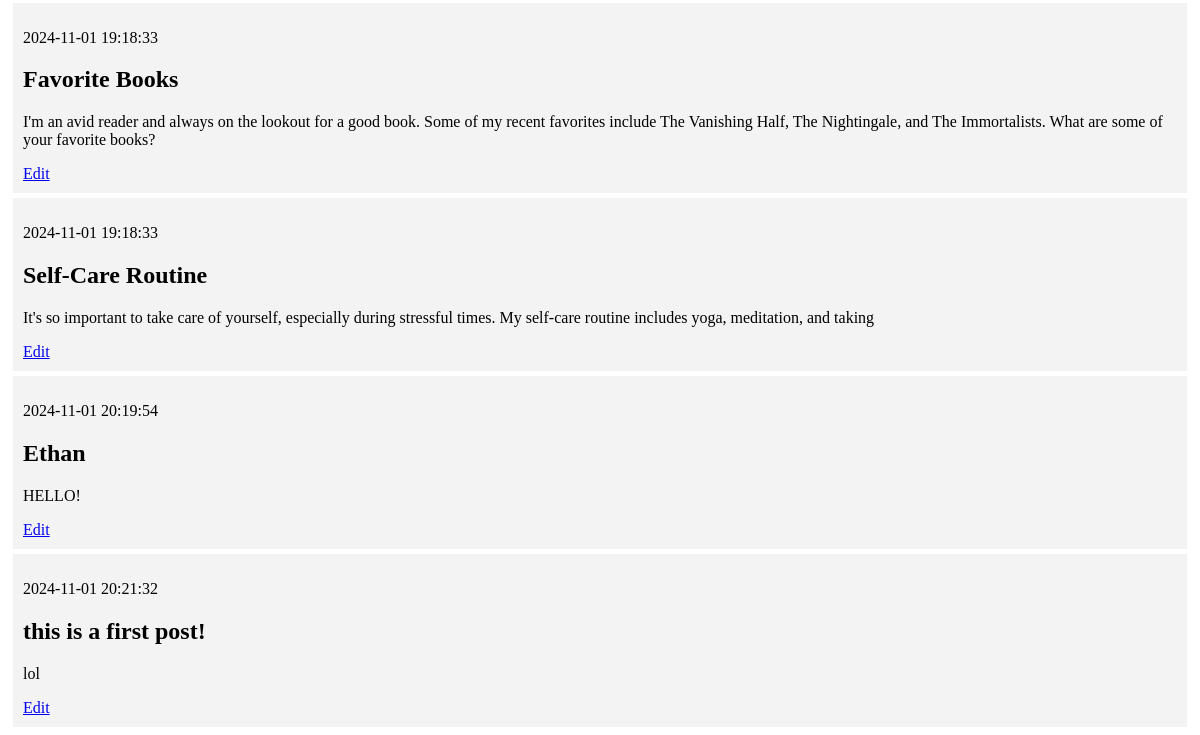
Before: / (lower part) with the older database file.
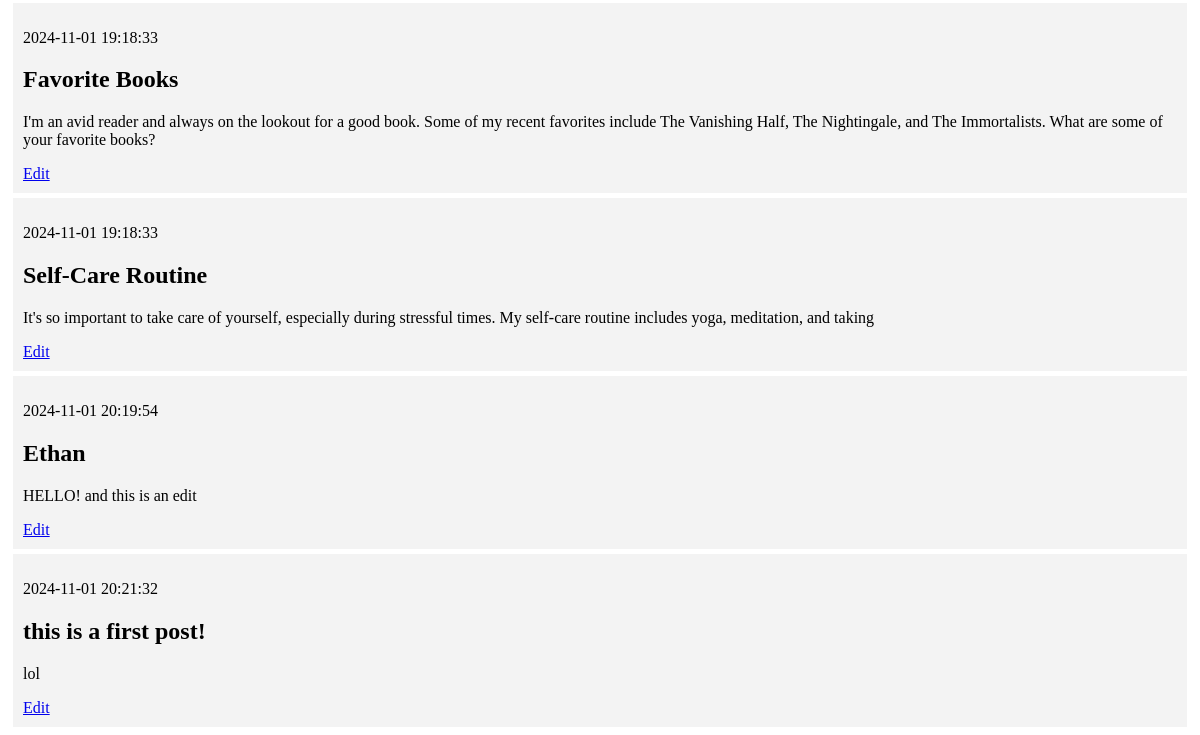
After: the same page with the newer database file.
### tables this page shows
CREATE TABLE posts (
    id INTEGER PRIMARY KEY AUTOINCREMENT,
    created TIMESTAMP NOT NULL DEFAULT CURRENT_TIMESTAMP,
    title TEXT NOT NULL,
    content TEXT NOT NULL
);

### app.py (the view)
@app.route('/')
def index():
    conn=  get_db_connection()
    posts = conn.execute('SELECT * FROM posts').fetchall()
    conn.close()
    return render_template('index.html', posts=posts)

### app.py (called while the page is built)
def get_db_connection():
    conn = sqlite3.connect('database.db')
    conn.row_factory = sqlite3.Row
    return conn

### templates/index.html (shortened to what this page needs)
{% extends 'base.html' %}
{% block content %}
    {% for post in posts %}
        <div class='post'>
            <p>{{ post['created'] }}</p>
            <h2>{{ post['title'] }}</h2>
            <p>{{ post['content'] }}</p>
            <a href="{{ url_for('edit', id=post['id']) }}">Edit</a>
        </div>
    {% endfor %}
{% endblock %}

### templates/base.html (shortened to what this page needs)
<!DOCTYPE html>
<html lang="en">
<head>
</head>
<body>
    <div class="content">
        {% block content %} {% endblock %}
    </div>
</body>
</html>

### templates/base.html (style rules this page uses)
.post { padding: 10px; margin: 5px; background-color: #f3f3f3 }

Changed rows visible on the page:
changed posts "Ethan": content "HELLO!" → "HELLO! and this is an edit"
